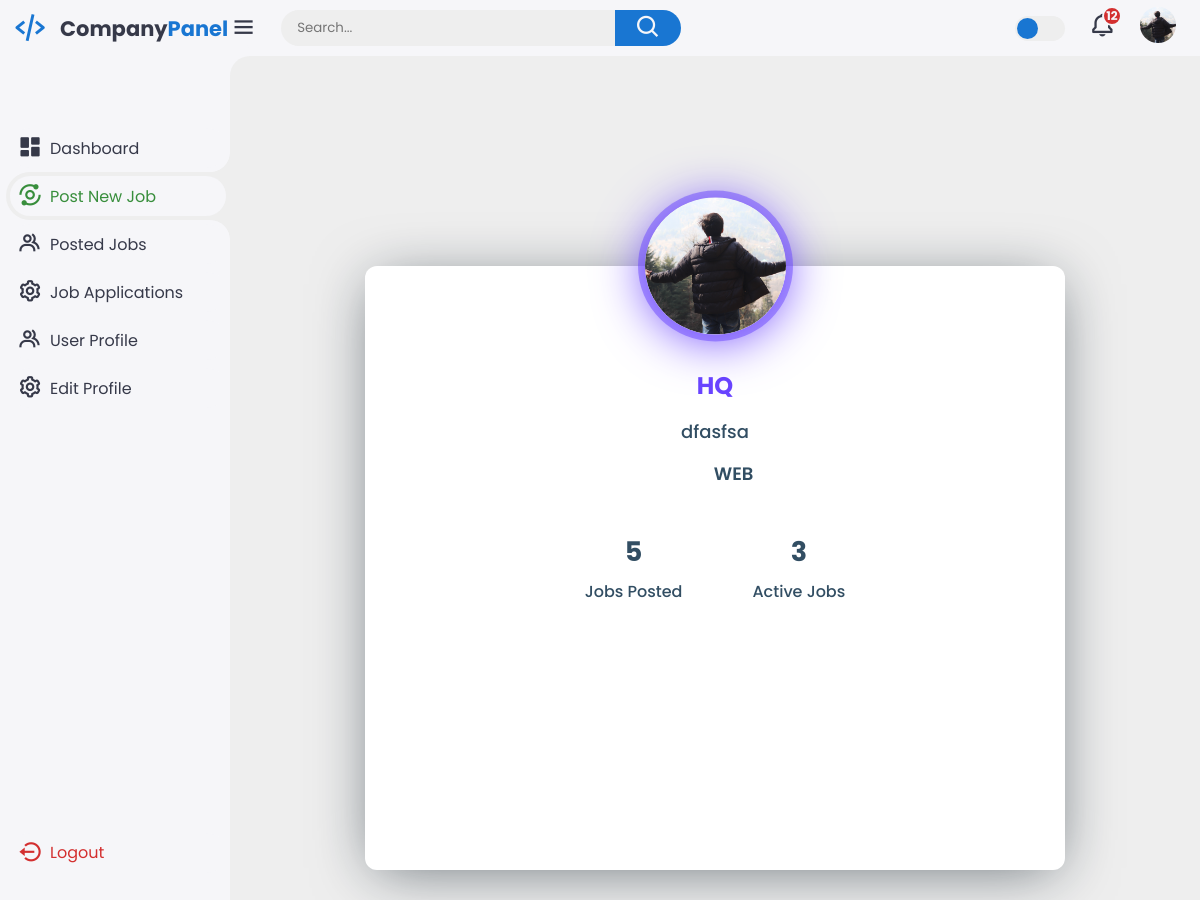
Page /company/profile/ (signed in) on the committed database.
### pms/models.py (models this page shows, shortened)
class CompanyProfile(models.Model):
    user = models.OneToOneField(CustomUser, on_delete=models.CASCADE)
    company_name = models.CharField(max_length=100)
    description = models.TextField()
    industry = models.CharField(max_length=100)
    profile_picture = models.ImageField(upload_to='company_profile_pics/', null=True, blank=True)

### pms/views.py (the view)
# urls.py: path('company/profile/',views.view_company_profile,name='view_company_profile'),
@login_required
def view_company_profile(request):
    total_job_postings = JobPosting.objects.filter(company=request.user.companyprofile).count()
    recent_jobs = JobPosting.objects.filter(company=request.user.companyprofile, is_active=True).count()
    company_profile = CompanyProfile.objects.get(user=request.user)
    profile_picture = company_profile.profile_picture
    return render(request, 'pms/company_profile.html', {'company_profile': company_profile,'profile_picture':profile_picture,'total_postings':total_job_postings,'active_jobs':recent_jobs})

### pms/templates/pms/company_profile.html (shortened to what this page needs)
<!DOCTYPE html>
<html lang="en">
<head>
    <link href='https://unpkg.com/boxicons@2.1.4/css/boxicons.min.css' rel='stylesheet'>
    <link rel="stylesheet" href="{% static 'css/companyprofile.css' %}">
    <link rel="stylesheet" href="{% static 'css/companyprofile1.css' %}">
</head>
<body>
    <div class="sidebar">
        <a href="#" class="logo">
            <i class='bx bx-code-alt'></i>
            <div class="logo-name"><span>Company</span>Panel</div>
        </a>
        <ul class="side-menu">
            <li><a href="{% url 'company_dashboard' %}"><i class='bx bxs-dashboard'></i>Dashboard</a></li>
            <li class="active"><a href="{% url 'post_job' %}"><i class='bx bx-analyse'></i>Post New Job</a></li>
            <li><a href="{% url 'posted_jobs' %}"><i class='bx bx-group'></i>Posted Jobs</a></li>
            <li><a href="{% url 'job_applications' %}"><i class='bx bx-cog'></i>Job Applications</a></li>
            <li><a href="{% url 'view_company_profile' %}"><i class='bx bx-group'></i>User Profile</a></li>
            <li><a href="{% url 'edit_company_profile' %}"><i class='bx bx-cog'></i>Edit Profile</a></li>
        </ul>
        <ul class="side-menu">
            <li>
                <a href="{% url 'logout' %}" class="logout">
                    <i class='bx bx-log-out-circle'></i>
                    Logout
                </a>
            </li>
        </ul>
    </div>
    <div class="content">
        <nav>
            <i class='bx bx-menu'></i>
            <form action="#">
                <div class="form-input">
                    <input type="search" placeholder="Search...">
                    <button class="search-btn" type="submit"><i class='bx bx-search'></i></button>
                </div>
            </form>
            <label for="theme-toggle" class="theme-toggle"></label>
            <a href="#" class="notif">
                <i class='bx bx-bell'></i>
                <span class="count">12</span>
            </a>
            <a href="{% url 'view_company_profile' %}" class="profile">
                <img src="{% if profile_picture %}{{ profile_picture.url }}{% else %}{% static 'images/logo.png' %}{% endif %}"
                    alt="Profile Picture">
            </a>
        </nav>
        <div class="wrapper">
            <div class="profile-card js-profile-card">
                <div class="profile-card__img">
                    <img src="{% if profile_picture %}{{ profile_picture.url }}{% else %}{% static 'images/logo.png' %}{% endif %}"
                        alt="profile card">
                </div>
                <div class="profile-card__cnt js-profile-cnt">
                    <div class="profile-card__name">{{company_profile.company_name}}</div>
                    <div class="profile-card__txt">{{company_profile.description}}</div>
                    <div class="profile-card-loc">
                        <span class="profile-card-loc__icon">
                            <svg class="icon">
                                <use xlink:href="#icon-location"></use>
                            </svg>
                        </span>
                        <span class="profile-card-loc__txt">
                            {{company_profile.industry}}
                        </span>
                    </div>
                    <div class="profile-card-inf">
                        <div class="profile-card-inf__item">
                            <div class="profile-card-inf__title">{{total_postings}}</div>
                            <div class="profile-card-inf__txt">Jobs Posted</div>
                        </div>
                        <div class="profile-card-inf__item">
                            <div class="profile-card-inf__title">{{active_jobs}}</div>
                            <div class="profile-card-inf__txt">Active Jobs</div>
                        </div>
                    </div>
                </div>
            </div>
        </div>
    </div>
</body>
</html>

### pms/static/css/companyprofile.css (style rules this page uses)
:root { --light: #f6f6f9; --primary: #1976D2; --light-primary: #CFE8FF; --grey: #eee; --dark-grey: #AAAAAA; --dark: #363949; --danger: #D32F2F; --light-danger: #FECDD3; --warning: #FBC02D; --light-warning: #FFF2C6; --success: #388E3C; --light-success: #BBF7D0; }
* { margin: 0; padding: 0; box-sizing: border-box; font-family: 'Poppins', sans-serif; }
.bx { font-size: 1.7rem; }
a { text-decoration: none; }
li { list-style: none; }
html { overflow-x: hidden; }
body { background: var(--grey); overflow-x: hidden; }
.sidebar { position: fixed; top: 0; left: 0; background: var(--light); width: 230px; height: 100%; z-index: 2000; overflow-x: hidden; scrollbar-width: none; transition: all 0.3s ease; }
.sidebar .logo { font-size: 21px; font-weight: 700; height: 56px; display: flex; align-items: center; color: var(--primary); z-index: 500; padding-bottom: 20px; box-sizing: content-box; }
.sidebar .logo .logo-name span { color: var(--dark); }
.sidebar .logo .bx { min-width: 60px; display: flex; justify-content: center; font-size: 2.2rem; }
.sidebar .side-menu { width: 100%; margin-top: 48px; }
.sidebar .side-menu li { height: 48px; background: transparent; margin-left: 6px; border-radius: 48px 0 0 48px; padding: 4px; }
.sidebar .side-menu li.active { background: var(--grey); position: relative; }
.sidebar .side-menu li.active::before { content: ""; position: absolute; width: 40px; height: 40px; border-radius: 50%; top: -40px; right: 0; box-shadow: 20px 20px 0 var(--grey); z-index: -1; }
.sidebar .side-menu li.active::after { content: ""; position: absolute; width: 40px; height: 40px; border-radius: 50%; bottom: -40px; right: 0; box-shadow: 20px -20px 0 var(--grey); z-index: -1; }
.sidebar .side-menu li a { width: 100%; height: 100%; background: var(--light); display: flex; align-items: center; border-radius: 48px; font-size: 16px; color: var(--dark); white-space: nowrap; overflow-x: hidden; transition: all 0.3s ease; }
.sidebar .side-menu li.active a { color: var(--success); }
.sidebar .side-menu li a .bx { min-width: calc(60px - ((4px + 6px) * 2)); display: flex; font-size: 1.6rem; justify-content: center; }
.sidebar .side-menu li a.logout { margin-top: 36vh; color: var(--danger); }
.content { position: relative; max-height: 100vh; width: calc(100% - 230px); left: 230px; transition: all 0.3s ease; }
.content nav { height: 56px; background: var(--light); padding: 0 24px 0 0; display: flex; align-items: center; grid-gap: 24px; position: sticky; top: 0; left: 0; z-index: 1000; }
.content nav::before { content: ""; position: absolute; width: 40px; height: 40px; bottom: -40px; left: 0; border-radius: 50%; box-shadow: -20px -20px 0 var(--light); }
.content nav a { color: var(--dark); }
.content nav .bx.bx-menu { cursor: pointer; color: var(--dark); }
.content nav form { max-width: 400px; width: 100%; margin-right: auto; }
.content nav form .form-input { display: flex; align-items: center; height: 36px; }
.content nav form .form-input input { flex-grow: 1; padding: 0 16px; height: 100%; border: none; background: var(--grey); border-radius: 36px 0 0 36px; outline: none; width: 100%; color: var(--dark); }
.content nav form .form-input button { width: 80px; height: 100%; display: flex; justify-content: center; align-items: center; background: var(--primary); color: var(--light); font-size: 18px; border: none; outline: none; border-radius: 0 36px 36px 0; cursor: pointer; }
.content nav .notif { font-size: 20px; position: relative; }
.content nav .notif .count { position: absolute; top: -6px; right: -6px; width: 20px; height: 20px; background: var(--danger); border-radius: 50%; color: var(--light); border: 2px solid var(--light); font-weight: 700; font-size: 12px; display: flex; align-items: center; justify-content: center; }
.content nav .profile img { width: 36px; height: 36px; object-fit: cover; border-radius: 50%; }
.content nav .theme-toggle { display: block; min-width: 50px; height: 25px; background: var(--grey); cursor: pointer; position: relative; border-radius: 25px; }
.content nav .theme-toggle::before { content: ""; position: absolute; top: 2px; left: 2px; bottom: 2px; width: calc(25px - 4px); background: var(--primary); border-radius: 50%; transition: all 0.3s ease; }

### rows in the picture
CompanyProfile: company_name "HQ", description "dfasfsa", industry "WEB"

### other values in the picture
{{ total_postings }} "5"
{{ active_jobs }} "3"
